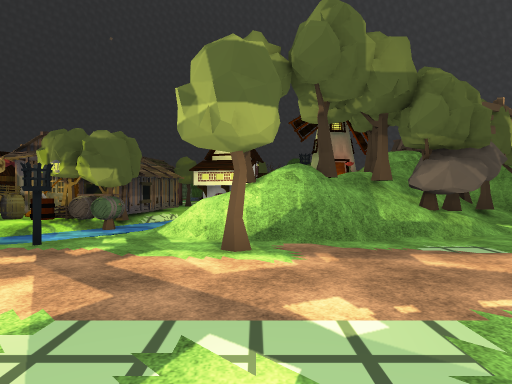
View 1 (above)

24 first-person views from a walk through a 3-D level made in the Unity game engine. The camera is 1.5 m above the floor, looks level and sees 75° across. The floor is counted in squares, 2 m on a side. Each view is taken from the middle of a square. On the plan, view 1 faces up. The plan holds only what a view shows up to about 11 squares ahead; the rest is blank. The place goes on beyond the plan. Some animated figures are left out. Some surface patterns are stand-ins.

View 2
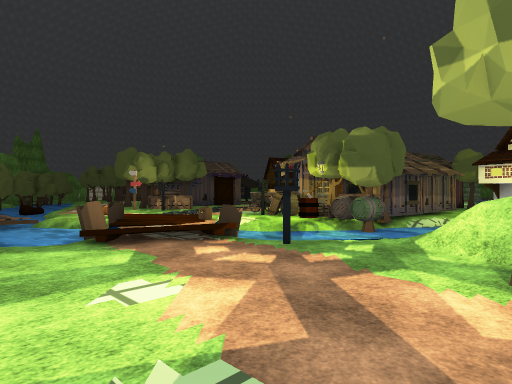

View 3
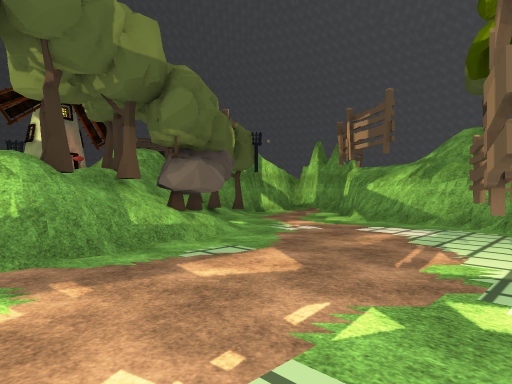

View 4
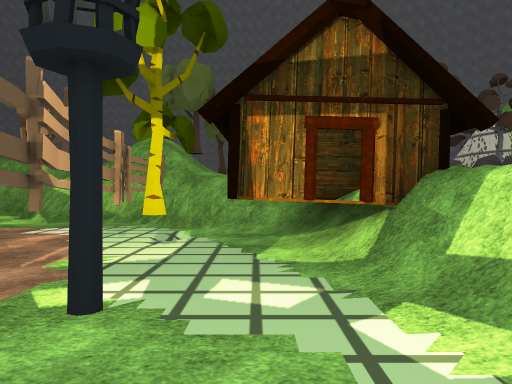

View 5
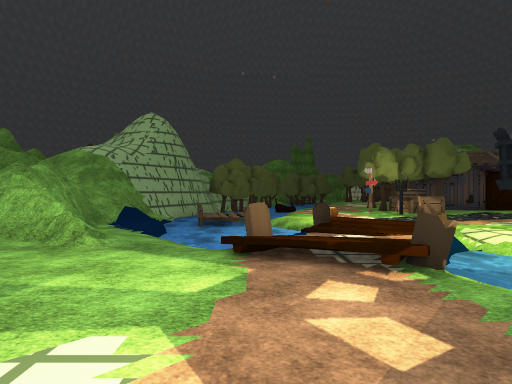

View 6
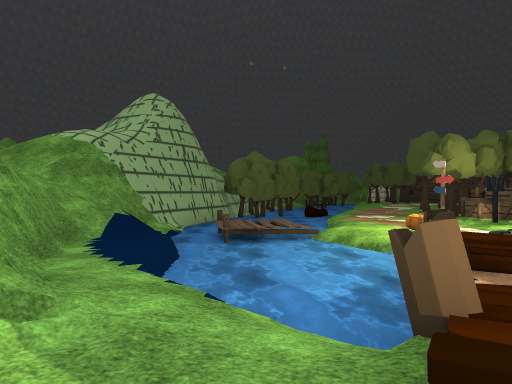

View 7
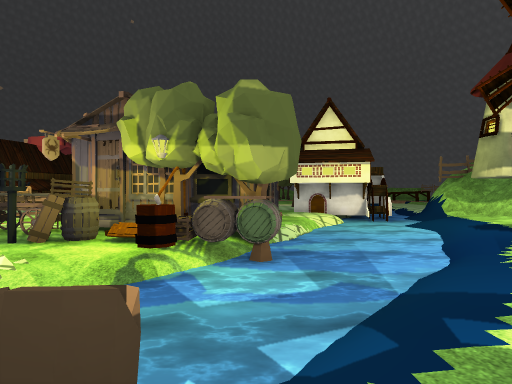

View 8
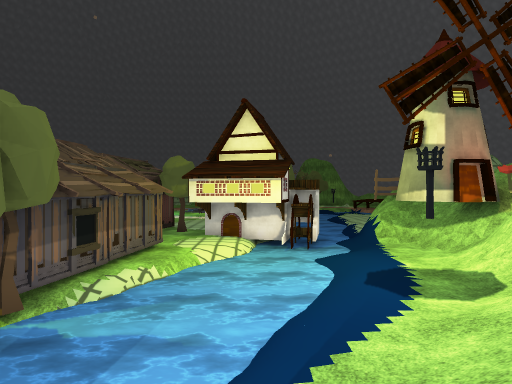

View 9
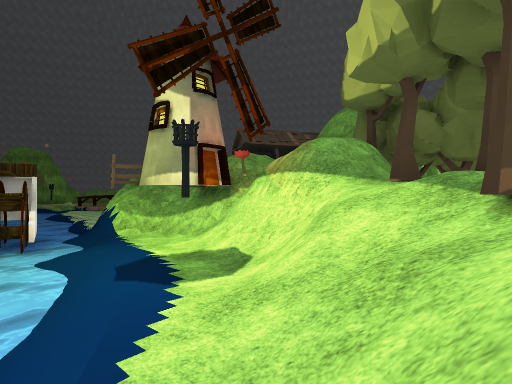

View 10
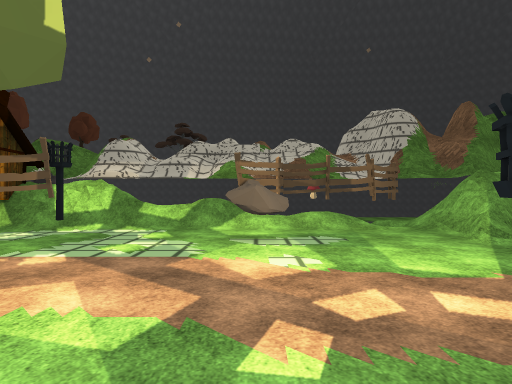

View 11
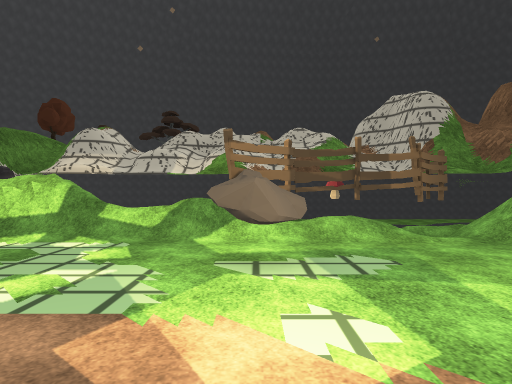

View 12
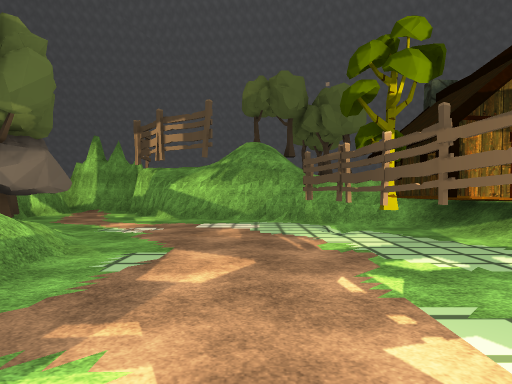

View 13
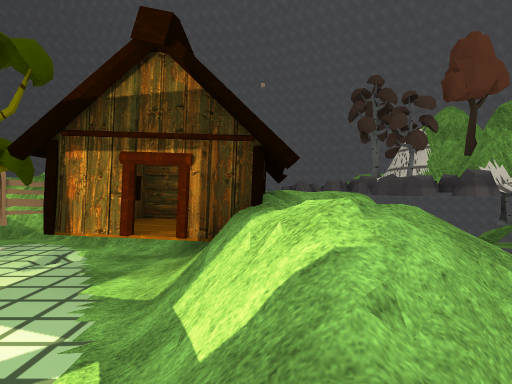

View 14
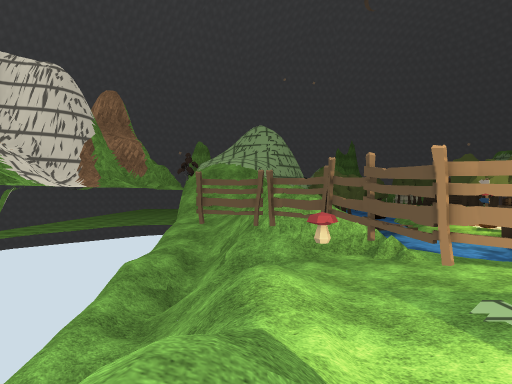

View 15
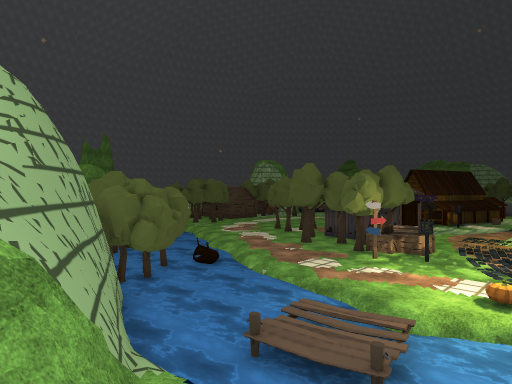

View 16
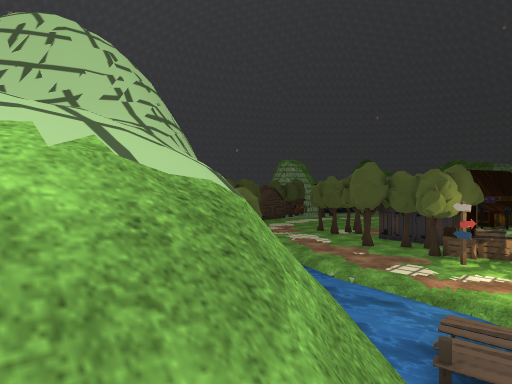

View 17
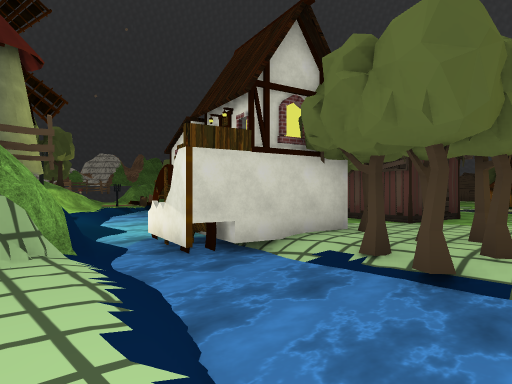

View 18
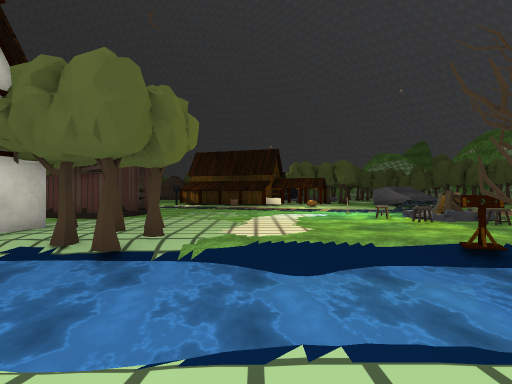

View 19
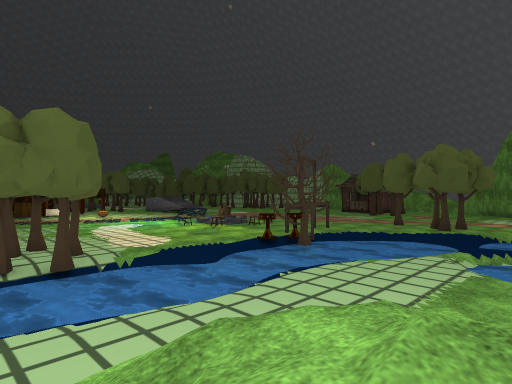

View 20
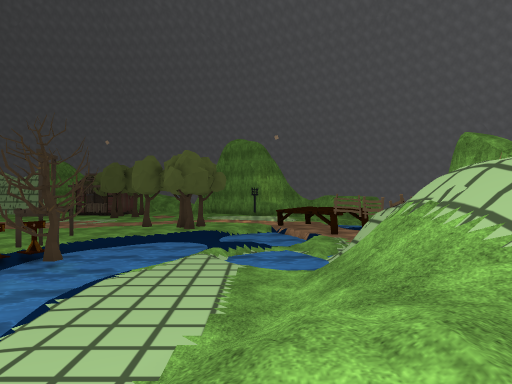

View 21
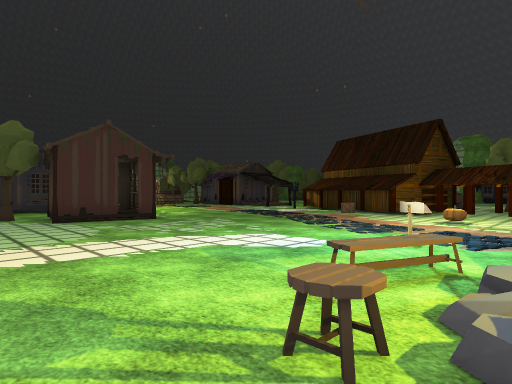

View 22
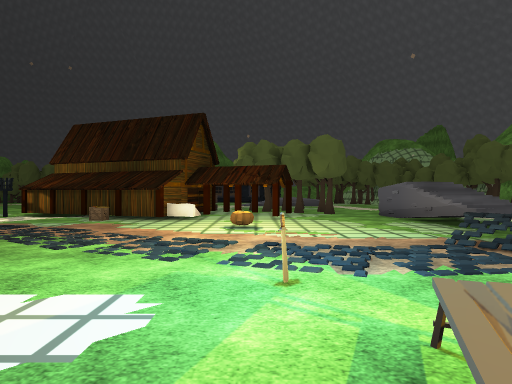

View 23
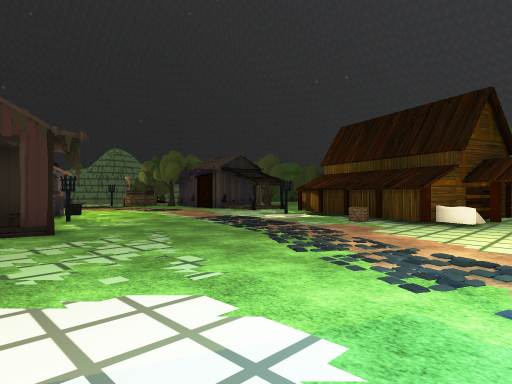

View 24
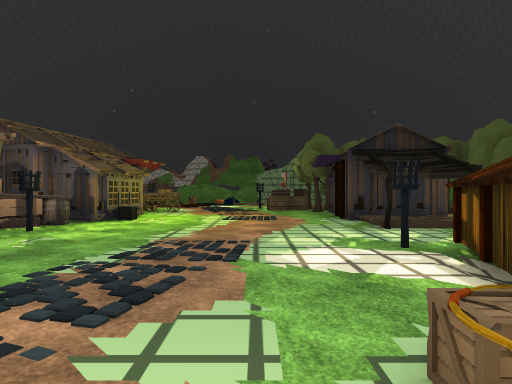

### Floor plan
Key: @ floor where view 1 was taken; # wall or solid block; x gap in a wall; . main floor; : floor 0.25 m higher than the main floor; + floor 0.5 m higher than the main floor; - floor 0.5 m lower than the main floor; * floor 2.5 m higher than the main floor; / step, stairs or slope; = window, fence, low wall or low ledge; ~ water the walk can cross; ≈ water the walk keeps out of; ^ raised ledge; v drop or lower ground; C cart; B building; T tree; L log; R rock; F fence; H house; A crate; S sign; E stool; N bench; G barn; W sword; O other object.
Columns run from 16 left of view 1 to 9 right of it. Each row starts with its distance up from view 1.
 31    ^^^=            ..≈
 30  ^^^^.=v      ....///~≈≈ ^
 29  T.....=/.  O...O/≈≈~/≈/F.
 28  ......... OOE..OO≈≈≈/~~/-
 27  ..#.......N.E...T≈≈≈/~~.O
 26  G...O...W......OTT≈≈/~~=
 25  G............../~≈~..//
 24 GGGG............/~≈≈...//
 23 G:GG............/~≈≈...///
 22  GGA............/≈≈≈..////
 21   GO..........TTT≈≈≈.////
 20  GG............TT≈≈/////
 19  GG.......OOO.T ≈≈≈/.///
 18  ........OOO..T##≈~/
 17 ........OOOOT. ###/#
 16 x........O....###≈/#
 15 .........BB....≈≈~/#v
 14 ##......AB.BB./≈≈//##
 13   ......BBBBB.≈≈~///##
 12   .......BBBB≈≈≈~/.O#
 11     ....C   B≈≈≈/..##  ##
 10   T ...OOBTTT≈≈≈///# TT###
  9  TOA....OO/OT≈≈//////=TT..
  8 ..TAO...../L≈≈~////TT//...
  7 ...S... /L-≈≈~///T//RT....
  6 .......  .≈≈≈///TT/TR....#
  5 ......O/ ./LLO..##/......#
  4 ≈≈≈≈../LL////...T........#
  3 ≈≈≈≈OO≈≈≈≈L+............##
  2 T≈≈≈OO≈≈≈~/.........FFF.##
  1 ≈≈≈≈OO≈≈≈//...R..FFFT -==
  0  v##≈≈...#=...F.@...HHH=*
 -1  #v##vv###=.FO....//HHHH
 -2 ##///////==F///////HH H
 -3    ///////////   =#      O
 -4     //////////    v  v=RRO
 -5       ##          ## RRR#
 -6                      ####

Positions as (right, up) in squares from view 1, and headings:
1: (0, 0), facing up
2: (0, 1), facing up-left
3: (0, 1), facing up-right
4: (0, 0), facing right
5: (-1, 3), facing left
6: (-4, 2), facing left
7: (-4, 4), facing up
8: (-1, 6), facing up
9: (-1, 7), facing up-right
10: (-2, 6), facing down
11: (-2, 4), facing down
12: (-1, 3), facing right
13: (0, -2), facing right
14: (0, -2), facing left
15: (-9, -2), facing up-left
16: (-11, -3), facing up-left
17: (4, 22), facing down-left
18: (5, 23), facing left
19: (7, 19), facing up-left
20: (6, 19), facing up
21: (-2, 28), facing down-left
22: (-4, 26), facing left
23: (-5, 26), facing down-left
24: (-12, 23), facing down
